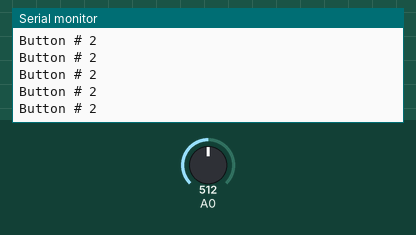
Simulated run of this sketch. Board: Arduino Uno, built with avr-gcc and run on an emulated ATmega328P. Parts: the last lines printed to the serial monitor. The test bench sets the inputs (shaded band); at power-on: A0 = 512.

Above: at 1.2 s.
1.3 s: A0 set to 350
At 2.0 s:
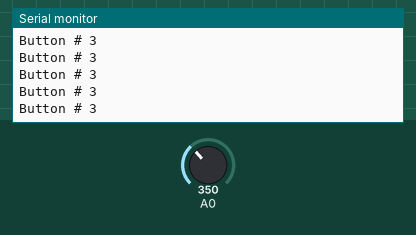
4.3 s: A0 set to 370
At 5.3 s:
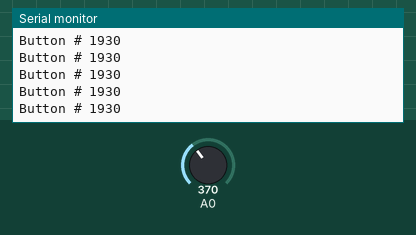
8.8 s: A0 set to 341
At 9.3 s:
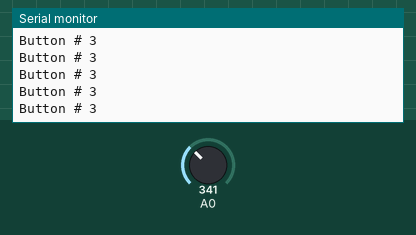
Timing chart, 0 to 11.8 s (numbered marks = the images above; inputs shaded):
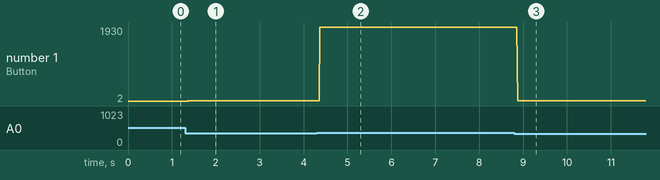

The sketch:

read-5-button-330.ino
```cpp
/*

The Circuit:
 Most other analog buttons circuits call for the resistors to be
 lined up in series from ground. The analog pin and each button
 connect off one of the resistors. My cuicuit requires that the
 resistors tie in from +5 to the buttons. The buttons all connect
 to the analog pin which is tied to ground threw a 1k resistor as
 seen in the diagram below.

        Analog pin 0
                  |
Ground-- 330 Ohm--|--------|--------|-------|-------|
                  |        |        |       |       |
                  btn1     btn2     btn3    btn4    btn5
                  |        |        |       |       |
                  330 Ohm  330 Ohm  330 Ohm  330 Ohm  330 Ohm
                  |--------|--------|-------|-------|-- +5V

modified by CWCcoleman
test 170122
left to right
Ground to 5v
5      4      3     2    1
200   253    337   508  1013

*/
int readButtons(int pin);

void setup()
{
 Serial.begin(9600);
  pinMode(A5, INPUT_PULLUP); // sets analog pin for input
}

int ButtonNumber = 0;
void loop()
{
   // Check for input
   ButtonNumber = readButtons(0);
   Serial.print("Button # ");
   Serial.println(ButtonNumber);
   //delay(500);
}


int readButtons(int A0pin)
// returns the button number pressed, or zero for none pressed
// int pin is the analog pin number to read
/*Ground to 5v
5      4      3     2    1
200   253    337   508  1013
*/
{
  int b,r = 0;  // b is button.  r is resistance
  r=analogRead(A0pin); // get the analog value from A0
 // Serial.println(r);
  //Serial.print("   ");
  if (r >1000)
  {
    b=1; // buttons have not been pressed
  }
else
  if (r>480 && r< 520)
  {
    b=2; // button 1 pressed
  }
  else
    if (r>320 && r<360)
    {
      b=3; // button 2 pressed
    }
    else
      if (r>230 && r< 270)
      {
        b=4; // button 3 pressed
      }
      else
        if (r>150 && r<220)
        {
          b=5; // button 4 pressed
        }
        else
          if (r<20)
          {
            b=0; // button 5 pressed
          }
return b;
}
```

Measured:
- after the input at 1.3 s, the serial monitor: prints a new line after 0.07 s (image 1)
- after the input at 4.3 s, the serial monitor: prints a new line after 0.07 s (image 2)
- after the input at 8.8 s, the serial monitor: prints a new line after 0.08 s (image 3)
- plotted number 1: 2 → 3 after the input at 1.3 s, 3 → 1930 after the input at 4.3 s, 1930 → 3 after the input at 8.8 s
